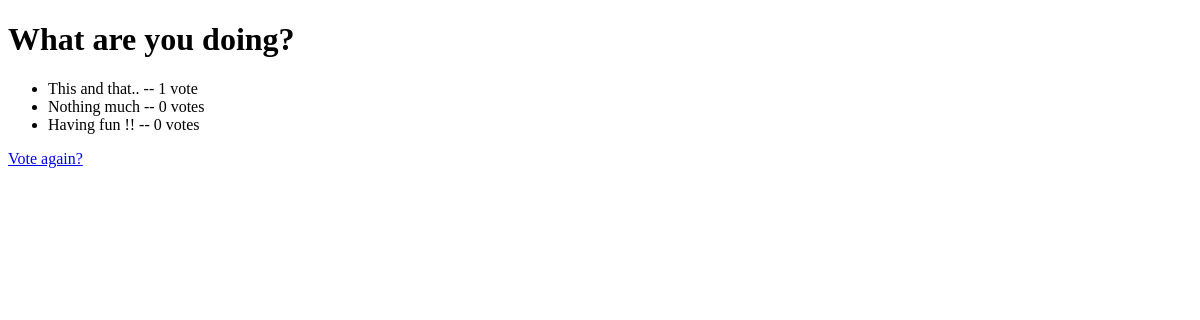
The page /polls/2/results/ on the database as committed earlier.
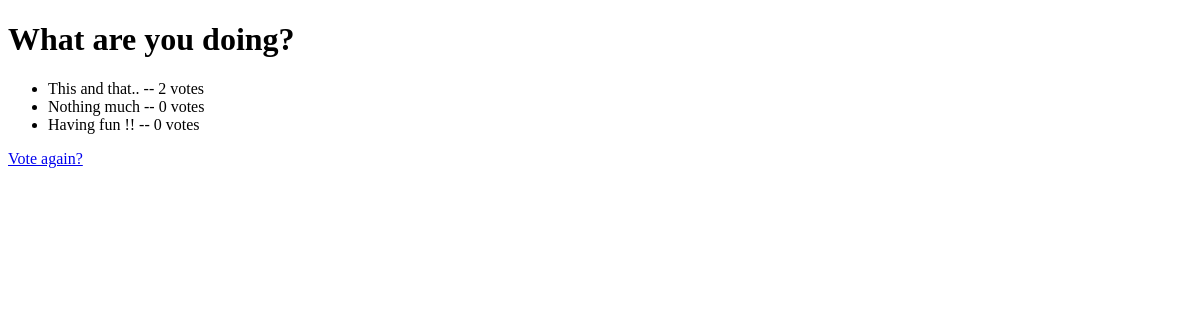
The same page on the database as committed later.
### polls/models.py (models this page shows, shortened)
class Choice(models.Model):
    question = models.ForeignKey(Question, on_delete=models.CASCADE)
    choice_text = models.CharField(max_length=200)
    votes = models.IntegerField(default=0)

### polls/views.py (the view)
# urls.py: path("<int:pk>/results/", views.ResultsView.as_view(), name="results"),
class ResultsView(generic.DetailView):
    model = Question
    template_name = "polls/results.html"

### polls/templates/polls/results.html (shortened to what this page needs)
<!DOCTYPE html>
<html lang="en">
  <head>
  </head>
  <body>
    <h1>{{ question.question_text }}</h1>
<ul>
{% for choice in question.choice_set.all %}
    <li>{{ choice.choice_text }} -- {{ choice.votes }} vote{{ choice.votes|pluralize }}</li>
{% endfor %}
</ul>
<a href="{% url 'polls:detail' question.id %}">Vote again?</a>
  </body>
</html>

Rows that differ between the two databases and show on the page:
changed Choice "This and that..": votes "1" → "2"
